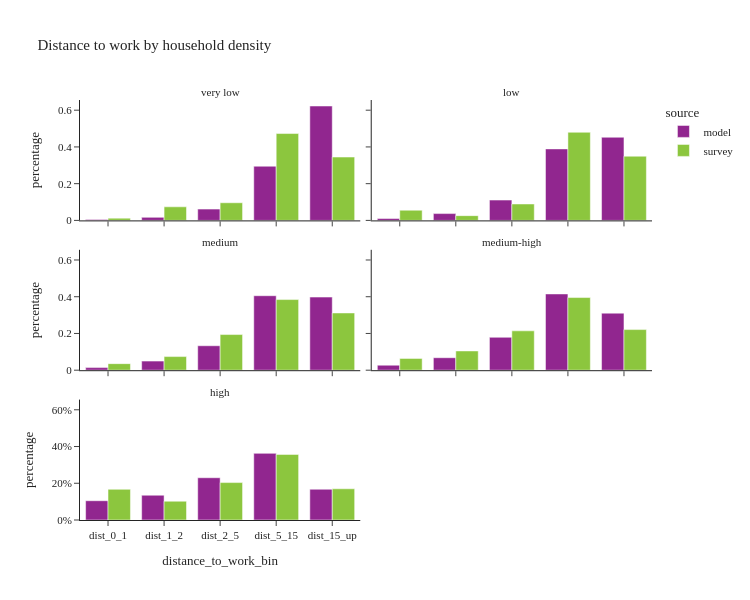

This figure's notebook cell:
### Markdown cell above
- Household density represents the household density of a person's home location

### Code cell
util.plot_share_facetbar(per_data.loc[(per_data['is_worker'])], 'person_weight', share_col="distance_to_work_bin", title="Distance to work by household density", 
                            facet_col="log_hh_1_group", facet_col_wrap=2, height=600, orientation='v')

### Figure 1 — Plotly figure (JSON) as saved in the notebook; plotly's stock layout.template omitted (floating-point values rounded to 4 significant figures)
{"data": [{"alignmentgroup": "True", "customdata": [[882], [3301], [12232], [58764], [124077]], "hovertemplate": "source=model<br>log_hh_1_group=very low<br>distance_to_work_bin=%{x}<br>percentage=%{y}<br>sample_size=%{customdata[0]}<extra></extra>", "legendgroup": "model", "marker": {"color": "#91268F", "pattern": {"shape": ""}}, "name": "model", "offsetgroup": "model", "orientation": "v", "showlegend": true, "textposition": "auto", "type": "bar", "x": ["dist_0_1", "dist_1_2", "dist_2_5", "dist_5_15", "dist_15_up"], "xaxis": "x5", "y": [0.004426, 0.01657, 0.06139, 0.2949, 0.6227], "yaxis": "y5"}, {"alignmentgroup": "True", "customdata": [[2138], [7641], [22795], [80166], [93218]], "hovertemplate": "source=model<br>log_hh_1_group=low<br>distance_to_work_bin=%{x}<br>percentage=%{y}<br>sample_size=%{customdata[0]}<extra></extra>", "legendgroup": "model", "marker": {"color": "#91268F", "pattern": {"shape": ""}}, "name": "model", "offsetgroup": "model", "orientation": "v", "showlegend": false, "textposition": "auto", "type": "bar", "x": ["dist_0_1", "dist_1_2", "dist_2_5", "dist_5_15", "dist_15_up"], "xaxis": "x6", "y": [0.01038, 0.0371, 0.1107, 0.3892, 0.4526], "yaxis": "y6"}, {"alignmentgroup": "True", "customdata": [[5832], [20570], [55315], [168537], [165459]], "hovertemplate": "source=model<br>log_hh_1_group=medium<br>distance_to_work_bin=%{x}<br>percentage=%{y}<br>sample_size=%{customdata[0]}<extra></extra>", "legendgroup": "model", "marker": {"color": "#91268F", "pattern": {"shape": ""}}, "name": "model", "offsetgroup": "model", "orientation": "v", "showlegend": false, "textposition": "auto", "type": "bar", "x": ["dist_0_1", "dist_1_2", "dist_2_5", "dist_5_15", "dist_15_up"], "xaxis": "x3", "y": [0.01403, 0.04948, 0.1331, 0.4054, 0.398], "yaxis": "y3"}, {"alignmentgroup": "True", "customdata": [[10812], [26913], [70931], [164423], [122964]], "hovertemplate": "source=model<br>log_hh_1_group=medium-high<br>distance_to_work_bin=%{x}<br>percentage=%{y}<br>sample_size=%{customdata[0]}<extra></extra>", "legendgroup": "model", "marker": {"color": "#91268F", "pattern": {"shape": ""}}, "name": "model", "offsetgroup": "model", "orientation": "v", "showlegend": false, "textposition": "auto", "type": "bar", "x": ["dist_0_1", "dist_1_2", "dist_2_5", "dist_5_15", "dist_15_up"], "xaxis": "x4", "y": [0.0273, 0.06795, 0.1791, 0.4152, 0.3105], "yaxis": "y4"}, {"alignmentgroup": "True", "customdata": [[39330], [50550], [86239], [135968], [62716]], "hovertemplate": "source=model<br>log_hh_1_group=high<br>distance_to_work_bin=%{x}<br>percentage=%{y}<br>sample_size=%{customdata[0]}<extra></extra>", "legendgroup": "model", "marker": {"color": "#91268F", "pattern": {"shape": ""}}, "name": "model", "offsetgroup": "model", "orientation": "v", "showlegend": false, "textposition": "auto", "type": "bar", "x": ["dist_0_1", "dist_1_2", "dist_2_5", "dist_5_15", "dist_15_up"], "xaxis": "x", "y": [0.1049, 0.1349, 0.2301, 0.3628, 0.1673], "yaxis": "y"}, {"alignmentgroup": "True", "customdata": [[7], [12], [25], [81], [100]], "hovertemplate": "source=survey<br>log_hh_1_group=very low<br>distance_to_work_bin=%{x}<br>percentage=%{y}<br>sample_size=%{customdata[0]}<extra></extra>", "legendgroup": "survey", "marker": {"color": "#8CC63E", "pattern": {"shape": ""}}, "name": "survey", "offsetgroup": "survey", "orientation": "v", "showlegend": true, "textposition": "auto", "type": "bar", "x": ["dist_0_1", "dist_1_2", "dist_2_5", "dist_5_15", "dist_15_up"], "xaxis": "x5", "y": [0.01234, 0.07391, 0.09604, 0.4729, 0.3448], "yaxis": "y5"}, {"alignmentgroup": "True", "customdata": [[14], [10], [30], [120], [66]], "hovertemplate": "source=survey<br>log_hh_1_group=low<br>distance_to_work_bin=%{x}<br>percentage=%{y}<br>sample_size=%{customdata[0]}<extra></extra>", "legendgroup": "survey", "marker": {"color": "#8CC63E", "pattern": {"shape": ""}}, "name": "survey", "offsetgroup": "survey", "orientation": "v", "showlegend": false, "textposition": "auto", "type": "bar", "x": ["dist_0_1", "dist_1_2", "dist_2_5", "dist_5_15", "dist_15_up"], "xaxis": "x6", "y": [0.0555, 0.02584, 0.08943, 0.4798, 0.3495], "yaxis": "y6"}, {"alignmentgroup": "True", "customdata": [[40], [25], [81], [206], [125]], "hovertemplate": "source=survey<br>log_hh_1_group=medium<br>distance_to_work_bin=%{x}<br>percentage=%{y}<br>sample_size=%{customdata[0]}<extra></extra>", "legendgroup": "survey", "marker": {"color": "#8CC63E", "pattern": {"shape": ""}}, "name": "survey", "offsetgroup": "survey", "orientation": "v", "showlegend": false, "textposition": "auto", "type": "bar", "x": ["dist_0_1", "dist_1_2", "dist_2_5", "dist_5_15", "dist_15_up"], "xaxis": "x3", "y": [0.03567, 0.07413, 0.1941, 0.3845, 0.3116], "yaxis": "y3"}, {"alignmentgroup": "True", "customdata": [[61], [49], [149], [221], [124]], "hovertemplate": "source=survey<br>log_hh_1_group=medium-high<br>distance_to_work_bin=%{x}<br>percentage=%{y}<br>sample_size=%{customdata[0]}<extra></extra>", "legendgroup": "survey", "marker": {"color": "#8CC63E", "pattern": {"shape": ""}}, "name": "survey", "offsetgroup": "survey", "orientation": "v", "showlegend": false, "textposition": "auto", "type": "bar", "x": ["dist_0_1", "dist_1_2", "dist_2_5", "dist_5_15", "dist_15_up"], "xaxis": "x4", "y": [0.06429, 0.1048, 0.2144, 0.3955, 0.2211], "yaxis": "y4"}, {"alignmentgroup": "True", "customdata": [[259], [187], [338], [440], [174]], "hovertemplate": "source=survey<br>log_hh_1_group=high<br>distance_to_work_bin=%{x}<br>percentage=%{y}<br>sample_size=%{customdata[0]}<extra></extra>", "legendgroup": "survey", "marker": {"color": "#8CC63E", "pattern": {"shape": ""}}, "name": "survey", "offsetgroup": "survey", "orientation": "v", "showlegend": false, "textposition": "auto", "type": "bar", "x": ["dist_0_1", "dist_1_2", "dist_2_5", "dist_5_15", "dist_15_up"], "xaxis": "x", "y": [0.167, 0.1023, 0.2037, 0.357, 0.1699], "yaxis": "y"}], "layout": {"annotations": [{"font": {}, "showarrow": false, "text": "high", "x": 0.245, "xanchor": "center", "xref": "paper", "y": 0.2867, "yanchor": "bottom", "yref": "paper"}, {"font": {}, "showarrow": false, "text": "medium", "x": 0.245, "xanchor": "center", "xref": "paper", "y": 0.6433, "yanchor": "bottom", "yref": "paper"}, {"font": {}, "showarrow": false, "text": "medium-high", "x": 0.755, "xanchor": "center", "xref": "paper", "y": 0.6433, "yanchor": "bottom", "yref": "paper"}, {"font": {}, "showarrow": false, "text": "very low", "x": 0.245, "xanchor": "center", "xref": "paper", "y": 1.0, "yanchor": "bottom", "yref": "paper"}, {"font": {}, "showarrow": false, "text": "low", "x": 0.755, "xanchor": "center", "xref": "paper", "y": 1.0, "yanchor": "bottom", "yref": "paper"}], "barmode": "group", "height": 600, "legend": {"title": {"text": "source"}, "tracegroupgap": 0}, "title": {"text": "Distance to work by household density"}, "width": 750, "xaxis": {"anchor": "y", "domain": [0, 0.49], "title": {"text": "distance_to_work_bin"}}, "xaxis2": {"anchor": "y2", "domain": [0.51, 1], "matches": "x", "title": {"text": "distance_to_work_bin"}}, "xaxis3": {"anchor": "y3", "domain": [0, 0.49], "matches": "x", "showticklabels": false}, "xaxis4": {"anchor": "y4", "domain": [0.51, 1], "matches": "x", "showticklabels": false}, "xaxis5": {"anchor": "y5", "domain": [0, 0.49], "matches": "x", "showticklabels": false}, "xaxis6": {"anchor": "y6", "domain": [0.51, 1], "matches": "x", "showticklabels": false}, "yaxis": {"anchor": "x", "domain": [0, 0.2867], "tickformat": ".0%", "title": {"text": "percentage"}}, "yaxis2": {"anchor": "x2", "domain": [0, 0.2867], "matches": "y", "showticklabels": false, "tickformat": ".0%"}, "yaxis3": {"anchor": "x3", "domain": [0.3567, 0.6433], "matches": "y", "title": {"text": "percentage"}}, "yaxis4": {"anchor": "x4", "domain": [0.3567, 0.6433], "matches": "y", "showticklabels": false}, "yaxis5": {"anchor": "x5", "domain": [0.7133, 1.0], "matches": "y", "title": {"text": "percentage"}}, "yaxis6": {"anchor": "x6", "domain": [0.7133, 1.0], "matches": "y", "showticklabels": false}}}
